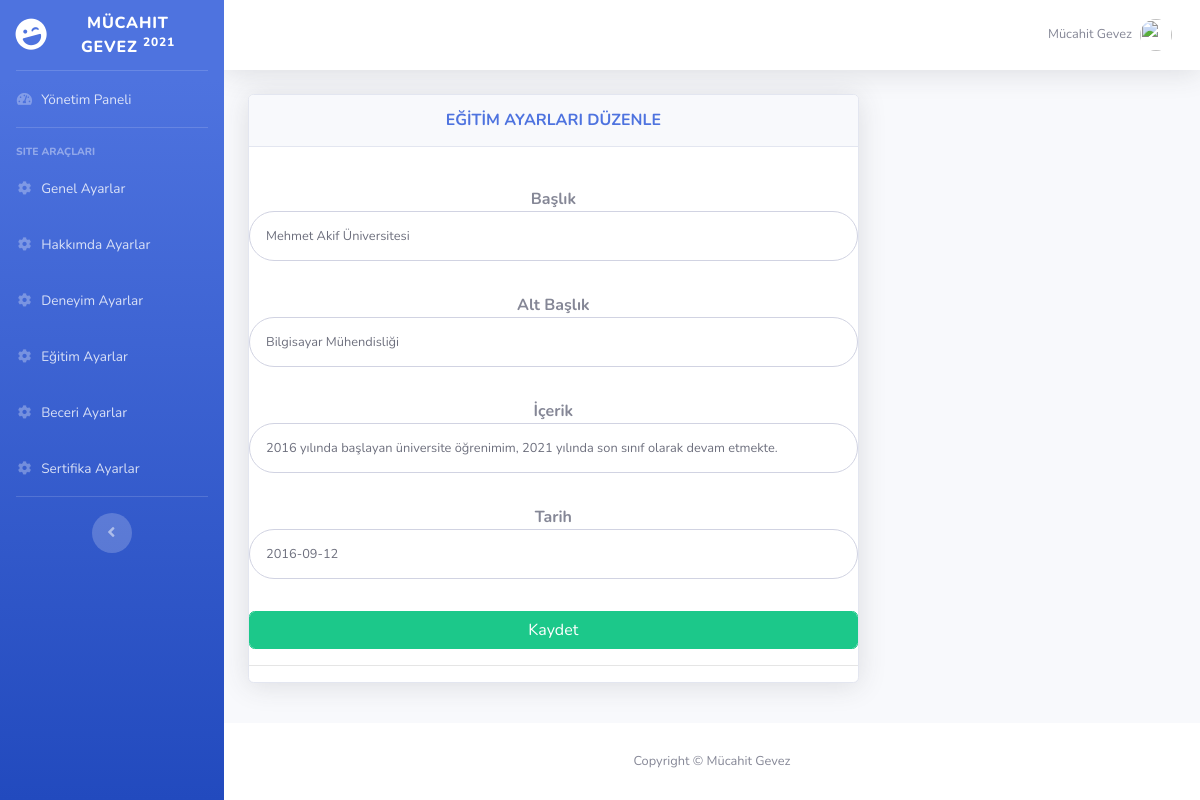
Screenshot of /Yonetim/egitim-duzenle.php?egitim_id=1 with the database file from the repository.
### tables this page shows
CREATE TABLE `egitim` (
  `id` int(11) NOT NULL,
  `baslik` varchar(500) NOT NULL,
  `altbaslik` varchar(50) NOT NULL,
  `icerik` text NOT NULL,
  `tarih` text NOT NULL
);

### Yonetim/egitim-duzenle.php (the view, shortened to what this page needs)
        <?php require_once 'topbar.php'; ?>
<?php
$egitimsor=$db->prepare("SELECT * FROM egitim where id=:id");
$egitimsor->execute(array(
"id"=>$_GET["egitim_id"]
));
$egitimcekid=$egitimsor->fetch(PDO::FETCH_ASSOC);
  ?>
        <div class="container-fluid">
          <div class="row">
            <div class="col-xl-8 col-lg-12">
              <div class="card shadow mb-4">
                <div class="card-header py-3">
                  <h6 class="m-0 font-weight-bold text-primary text-center">EĞİTİM AYARLARI DÜZENLE</h6>
                </div>
                <div class="card-body">
                  </div>
                  <form  action="../ayarlar/islem.php" method="POST" class="user">
                  <b><center>Başlık</center></b>
                <div class="form-group">
                  <input type="text" class="form-control form-control-user" name="baslik" value="<?php echo $egitimcekid["baslik"]; ?>" id="exampleInputEmail" placeholder="">
                </div>
                <b><center>Alt Başlık</center></b>
                <div class="form-group">
                  <input type="text" class="form-control form-control-user" name="altbaslik" value="<?php echo $egitimcekid["altbaslik"]; ?>" id="exampleInputEmail" placeholder="">
                </div>
                <b><center>İçerik</center></b>
                <div class="form-group">
                  <input type="text" class="form-control form-control-user" name="icerik" value="<?php echo $egitimcekid["icerik"]; ?>" id="exampleInputEmail" placeholder="">
                </div>
                <b><center>Tarih</center></b>
                <div class="form-group">
                  <input type="text" class="form-control form-control-user" name="tarih" value="<?php echo $egitimcekid["tarih"]; ?>" id="exampleInputEmail" placeholder="">
                </div>
                 <div class="form-group">
                  <input type="submit" value="Kaydet" name="egitimguncelle" class="form-control btn btn-success" id="exampleInputEmail" placeholder="Edit">
                </div>
                <hr>
              </form>
                </div>
              </div>
          </div>
        </div>
      </div>
     <?php require_once 'footer.php'; ?>

### rows the page displays
egitim: baslik "Mehmet Akif Üniversitesi", altbaslik "Bilgisayar Mühendisliği", icerik "2016 yılında başlayan üniversite öğrenimim, 2021 yılında son sınıf olarak devam etmekte.", tarih "2016-09-12"
